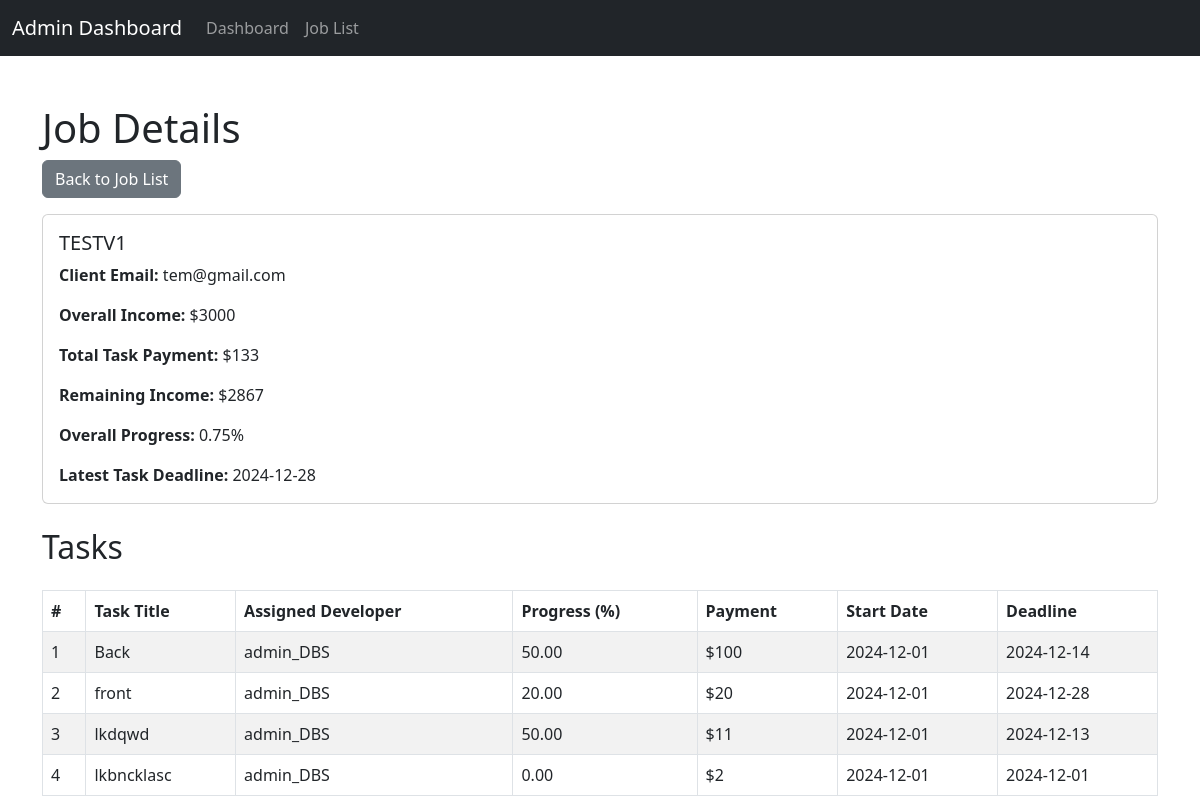
Page /job_details/1/ on the committed database.
### fin_app_v2/models.py (models this page shows, shortened)
class Job(models.Model):
    title = models.CharField(max_length=100)
    client_email = models.EmailField(unique=True)
    client_password = models.CharField(max_length=100)
    over_all_income = models.PositiveIntegerField(default=0)  # Total income for the job
    def get_overall_progress(self):
        total_percentage = 0
        total_weight = 0
        tasks = self.tasks.all()
        for task in tasks:
            total_percentage += task.progress * (task.task_percentage / 100)
            total_percentage = total_percentage
            total_weight += task.task_percentage
        return (total_percentage / total_weight) * 100 if total_weight > 0 else 0  # Return the weighted overall progress

class Task(models.Model):
    job = models.ForeignKey(Job, on_delete=models.CASCADE, related_name='tasks')
    title = models.CharField(max_length=100)
    hours = models.PositiveIntegerField(default=1)  # Default to 1 if not set
    description = models.TextField()
    assigned_users = models.ManyToManyField(User, related_name='developer_tasks')
    task_percentage = models.PositiveIntegerField()  # Percentage this task represents in the project
    progress = models.PositiveIntegerField(default=0)  # Developer's current progress (0-100%)
    start_date = models.DateField(auto_now_add=True, null=True)  # Start date for the task
    deadline = models.DateField(null=True, blank=True)  # Deadline for the task
    feedback = models.TextField(blank=True, null=True)  # Feedback from developer
    money_for_task = models.PositiveIntegerField(default=0)  # Payment for the task
    paid = models.BooleanField(default=False)  # To track if the developer has been paid

### fin_app_v2/views.py (the view)
# urls.py: path('job_details/<int:job_id>/', views.job_details, name='job_details'),
def job_details(request, job_id):
    job = get_object_or_404(Job, id=job_id)
    tasks = Task.objects.filter(job=job)
    paginator = Paginator(tasks, 10)  # Show 10 tasks per page
    page_number = request.GET.get('page')
    page_tasks = paginator.get_page(page_number)
    latest_deadline = tasks.aggregate(Max('deadline'))['deadline__max'] if tasks else None
    overall_progress = job.get_overall_progress()
    total_task_payment = tasks.aggregate(Sum('money_for_task'))['money_for_task__sum'] or 0
    remaining_income = job.over_all_income - total_task_payment
    return render(request, 'job_details.html', {
        'job': job,
        'tasks': page_tasks,  # Pass the paginated tasks
        'latest_deadline': latest_deadline,
        'overall_progress': overall_progress,
        'total_task_payment': total_task_payment,
        'remaining_income': remaining_income,
    })

### templates/job_details.html (shortened to what this page needs)
<!DOCTYPE html>
<html lang="en">
<head>
    <link href="https://cdn.jsdelivr.net/npm/bootstrap@5.3.0-alpha1/dist/css/bootstrap.min.css" rel="stylesheet">
</head>
<body>
    <nav class="navbar navbar-expand-lg navbar-dark bg-dark">
        <div class="container-fluid">
            <a class="navbar-brand" href="{% url 'admin_dashboard' %}">Admin Dashboard</a>
            <div class="collapse navbar-collapse" id="navbarNav">
                <ul class="navbar-nav">
                    <li class="nav-item">
                        <a class="nav-link" href="{% url 'admin_dashboard' %}">Dashboard</a>
                    </li>
                    <li class="nav-item">
                        <a class="nav-link" href="{% url 'job_list' %}">Job List</a>
                    </li>
                </ul>
            </div>
        </div>
    </nav>
    <div class="container mt-5">
        <h1>Job Details</h1>
        <a href="{% url 'job_list' %}" class="btn btn-secondary mb-3">Back to Job List</a>
        <div class="card mb-4">
            <div class="card-body">
                <h5 class="card-title">{{ job.title }}</h5>
                <p class="card-text"><strong>Client Email:</strong> {{ job.client_email }}</p>
                <p class="card-text"><strong>Overall Income:</strong> ${{ job.over_all_income }}</p>
                <p class="card-text"><strong>Total Task Payment:</strong> ${{ total_task_payment }}</p>
                <p class="card-text"><strong>Remaining Income:</strong> ${{ remaining_income }}</p>
                <p class="card-text"><strong>Overall Progress:</strong> {{ overall_progress|floatformat:2 }}%</p>
                {% if latest_deadline %}
                    <p class="card-text"><strong>Latest Task Deadline:</strong> {{ latest_deadline|date:"Y-m-d" }}</p>
                {% endif %}
            </div>
        </div>
        <div class="table-responsive">
            <h2 class="mb-4">Tasks</h2>
            <table class="table table-striped table-bordered">
                <thead>
                    <tr>
                        <th>#</th>
                        <th>Task Title</th>
                        <th>Assigned Developer</th>
                        <th>Progress (%)</th>
                        <th>Payment</th>
                        <th>Start Date</th>
                        <th>Deadline</th>
                    </tr>
                </thead>
                <tbody>
                    {% for task in tasks %}
                        <tr>
                            <td>{{ forloop.counter }}</td>
                            <td>{{ task.title }}</td>
                            <td>
                                {% if task.assigned_users.count > 0 %}
                                    {{ task.assigned_users.all|join:", " }}
                                {% else %}
                                    Unassigned
                                {% endif %}
                            </td>
                            <td>{{ task.progress|floatformat:2 }}</td>
                            <td>${{ task.money_for_task }}</td>
                            <td>{{ task.start_date|date:"Y-m-d" }}</td>
                            <td>{{ task.deadline|date:"Y-m-d" }}</td>
                        </tr>
                    {% empty %}
                        <tr>
                            <td colspan="7" class="text-center">No tasks found.</td>
                        </tr>
                    {% endfor %}
                </tbody>
            </table>
        </div>
    </div>
</body>
</html>

### rows in the picture
Job: title "TESTV1", client_email "tem@gmail.com", over_all_income "3000"
Task: title "Back", assigned_users.all "admin_DBS", progress "50.00", money_for_task "100", start_date "2024-12-01", deadline "2024-12-14"
Task: title "front", assigned_users.all "admin_DBS", progress "20.00", money_for_task "20", start_date "2024-12-01", deadline "2024-12-28"
Task: title "lkdqwd", assigned_users.all "admin_DBS", progress "50.00", money_for_task "11", start_date "2024-12-01", deadline "2024-12-13"
Task: title "lkbncklasc", assigned_users.all "admin_DBS", progress "0.00", money_for_task "2", start_date "2024-12-01", deadline "2024-12-01"

### other values in the picture
{{ total_task_payment }} "133"
{{ remaining_income }} "2867"
{{ overall_progress|floatformat:2 }} "0.75"
{{ latest_deadline|date:"Y-m-d" }} "2024-12-28"
